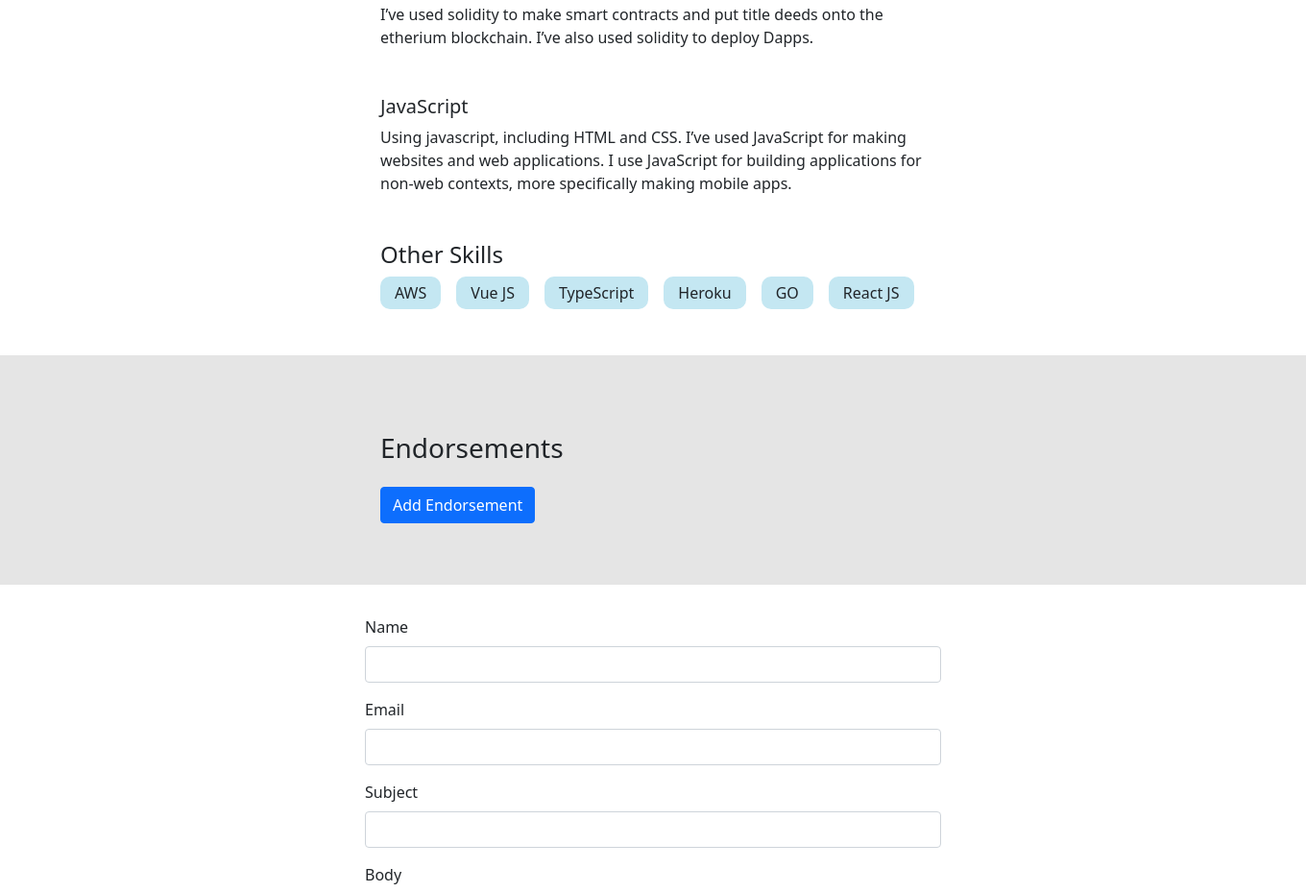
/ (middle part), run on an earlier commit of the app's database.
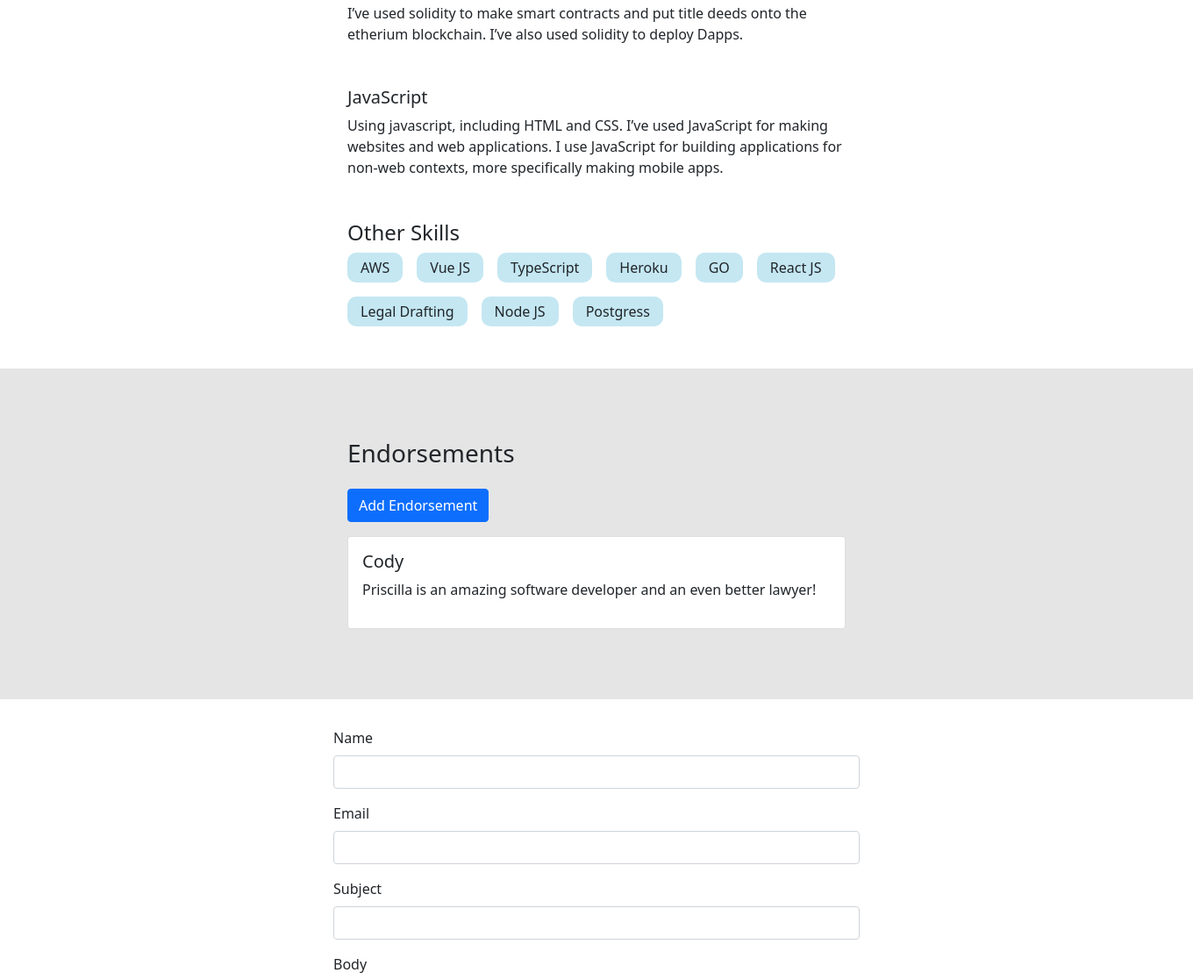
And on a later commit of the database.
### base/models.py (models this page shows, shortened)
class Skill(models.Model):
    title = models.CharField(max_length=200)
    body = models.TextField(null=True, blank=True)
    logo = models.ImageField(null=True, default="django.png")
    created = models.DateTimeField(auto_now_add=True)
    id = models.UUIDField(default=uuid.uuid4, unique=True,
                          primary_key=True, editable=False)

class Message(models.Model):
    name = models.CharField(max_length=200, null=True)
    email = models.CharField(max_length=200, null=True)
    subject = models.CharField(max_length=200, null=True)
    body = models.TextField()
    is_read = models.BooleanField(default=False)
    created = models.DateTimeField(auto_now_add=True)
    id = models.UUIDField(default=uuid.uuid4, unique=True,
                          primary_key=True, editable=False)

class Endorsement(models.Model):
    name = models.CharField(max_length=200, null=True)
    body = models.TextField()
    approved = models.BooleanField(default=False, null=True)
    featured = models.BooleanField(default=False)

### base/views.py (the view)
# urls.py: path('', views.homePage, name="home"),
def homePage(request):
    projects = Project.objects.all()
    detailedSkills = Skill.objects.exclude(body='')
    skills = Skill.objects.filter(body='')
    endorsements = Endorsement.objects.filter(approved=True)
    form = MessageForm()
    if request.method == 'POST':
        form = MessageForm(request.POST)
        if form.is_valid():
            form.save()
            messages.success(request, 'Your message was successfully sent!')
    context = {'projects': projects, 'skills': skills,
               'detailedSkills': detailedSkills, 'form': form, 'endorsements': endorsements}
    return render(request, 'base/home.html', context)

### base/forms.py
class MessageForm(ModelForm):
    class Meta:
        model = Message
        fields = '__all__'
        exclude = ['is_read']
    def __init__(self, *args, **kwargs):
        super(MessageForm, self).__init__(*args, **kwargs)
        self.fields['name'].widget.attrs.update(
            {'class': 'form-control'})
        self.fields['email'].widget.attrs.update(
            {'class': 'form-control', })
        self.fields['subject'].widget.attrs.update(
            {'class': 'form-control', })
        self.fields['body'].widget.attrs.update(
            {'class': 'form-control', })

### base/templates/base/home.html (shortened to what this page needs)
{% extends 'base/main.html' %}
{% load static %}
{% block content %}
<section class="section--1">
    <div class="skills--container">
        {% for skill in detailedSkills %}
        <div class="skill--wrapper">
            <div>
                <h5>{{skill.title}}</h5>
                <p>{{skill.body}}</p>
            </div>
            </div>
            {% endfor %}
            <h4>Other Skills</h4>
            <div class="other--skills--wrapper">
                {% for skill in skills %}
                <div class="skill--tag">
                    <span>{{skill.title}}</span>
                </div>
                {% endfor %}
            </div>
        </div>
</section>
<section class="section--2">
    <div class="skills--container">
        <h3>Endorsements</h3>
        <a class="btn btn-primary my-3" href="{% url 'add-endorsement' %}">Add Endorsement</a>
        {% for i in endorsements %}
        <div style="margin-bottom: 2em;" class="card">
            <div class="card-body">
                <h5>{{i.name}}</h5>
                <p>{{i.body}}</p>
            </div>
        </div>
        {% endfor %}
    </div>
</section>
<section class="section--1">
    <div class="container">
        <form class="contact--form" method="POST">
            {% for field in form %}
            <div class="mb-3">
                <label for="exampleInputPassword1" class="form-label">{{field.label}}</label>
                {{field}}
            </div>
            {% endfor %}
        </form>
    </div>
</section>
{% endblock content %}

What changed in the data, as far as the page shows it:
added Skill: title "Legal Drafting", shown under "Other Skills"
added Skill: title "Node JS", shown under "Other Skills"
added Skill: title "Postgress", shown under "Other Skills"
added Endorsement: name "Cody", body "Priscilla is an amazing software developer and an even better lawyer!"
